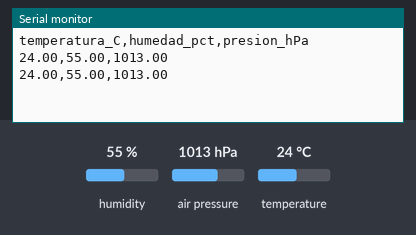
The sketch below on a simulated Arduino Uno, built with avr-gcc and run on an emulated ATmega328P. Parts: the last lines printed to the serial monitor. Inputs (shaded band) come from the test bench; at power-on: humidity 55 %, air pressure 1013 hPa, temperature 24 °C.

Above: at 2.8 s.
2.9 s: humidity set to 22 %
At 4.4 s:
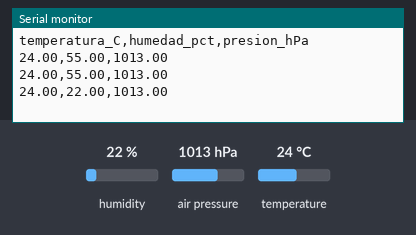
5.6 s: air pressure set to 952 hPa
At 7.3 s:
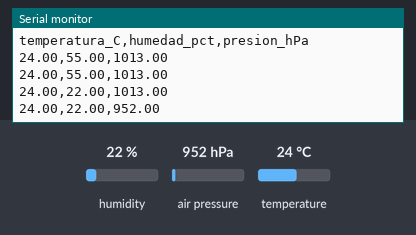
8.3 s: temperature set to 12 °C
At 10.7 s:
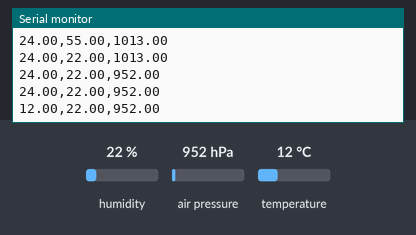

Measured:
- after the input at 2.9 s, the serial monitor: prints a new line after 1.1 s (image 1)
- after the input at 5.6 s, the serial monitor: prints a new line after 0.42 s (image 2)
- after the input at 8.3 s, the serial monitor: prints a new line after 1.7 s (image 3)

The sketch:

bme280_prueba.ino
```cpp
/* Prueba educativa BME280 por I2C.
 * Creador: Ernesto Leal · Halifar Electronic Tech.
 * Dependencia: Adafruit BME280 Library (autores y licencia propios).
 * Compilación y prueba física pendientes; verificar módulo y niveles lógicos.
 */
#include <Wire.h>
#include <Adafruit_BME280.h>
#include <math.h>

Adafruit_BME280 sensor;

void setup() {
  Serial.begin(115200);
  Wire.begin(); // Usa los pines I2C de la placa seleccionada.
  // SDO determina la dirección: probar ambas no cambia el cableado.
  if (!sensor.begin(0x76) && !sensor.begin(0x77)) {
    Serial.println("BME280 no detectado: revisar modelo, alimentacion y bus I2C");
    while (true) { delay(1000); }
  }
  Serial.println("temperatura_C,humedad_pct,presion_hPa");
}

void loop() {
  const float temperatura = sensor.readTemperature();
  const float humedad = sensor.readHumidity();
  const float presion = sensor.readPressure() / 100.0F; // Pa a hPa.
  if (isnan(temperatura) || isnan(humedad) || isnan(presion)) {
    Serial.println("ERROR: lectura no valida");
  } else {
    Serial.print(temperatura, 2); Serial.print(',');
    Serial.print(humedad, 2); Serial.print(',');
    Serial.println(presion, 2);
  }
  delay(2000); // Ejemplo inicial: una lectura cada dos segundos.
}
```
